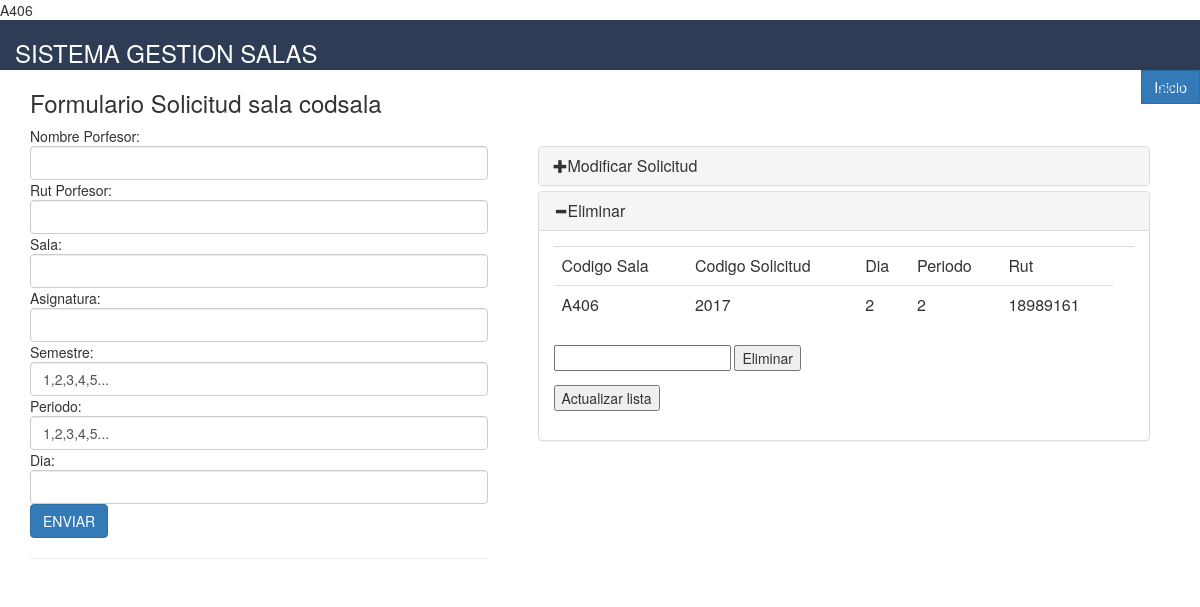
Screenshot of /solicitud.php?id=A406 (signed in) with the database file from the repository.
### tables this page shows
CREATE TABLE `solicitud` (
  `CODSOL` int(20) NOT NULL,
  `DIA` varchar(20) NOT NULL,
  `RAMO` varchar(40) NOT NULL,
  `PERIODO` int(20) NOT NULL,
  `SEMESTRE` varchar(20) NOT NULL,
  `RUT` char(9) NOT NULL,
  `CODSALA` varchar(6) NOT NULL
);

### solicitud.php (the view, shortened to what this page needs)
<?php
$varaibe=$_REQUEST['id'];
 ?>
 <!DOCTYPE html>
 <html>
 <head>
 	  <link rel="stylesheet" type="text/css" href="css/bootstrap.css">
 </head>
 <body>
<div class="col-md-12 "  style="background-color: #2E3D55;  height:50px;">
   <div class="left" ><font color="white"><h3>SISTEMA GESTION SALAS</h3></font>
</div>
  <a href="Loginsession/cerrar_session.php" class="pull-right">Salir</a>
</div>
<div class="pull-right" style="background:  #2D7C79  ;">
<a href='inicio.php' type="button" class="btn btn-primary">Inicio</a>
  </div>
<div class="container">
<h3><p class="left">Formulario Solicitud sala codsala</p></h3>
	<div class="row">
<div class="col-md-5 ">
<form action="operaciones.php"  method="POST" enctype="multipart/form-data" accept-charset="utf-8">
Nombre Porfesor:<input name="nombre" type="text" value="" class="form-control" required />
Rut Porfesor:<input name="rut" type="text"  maxlength="8" value="" class="form-control" required/>
Sala:<input name="sala" type="text"  value="" class="form-control" required/>
Asignatura:<input  name="ramo" type="text"  value="" class="form-control" required/>
Semestre:<input name="semestre"  type="text"  value="1,2,3,4,5..." class="form-control" required/>
Periodo:<input name="periodo"  type="text"  value="1,2,3,4,5..." class="form-control" required/>
Dia:<input name="dia" type="text"  value="" class="form-control" required/>
<input type="submit" value="ENVIAR" class="btn btn-primary" ><hr/>
</div>
<div class="col-md-7">
<!DOCTYPE html>
<html lang="en">
<head>
<link rel="stylesheet" href="https://maxcdn.bootstrapcdn.com/bootstrap/3.3.7/css/bootstrap.min.css">
</head>
<body>
<div class="bs-example">
    <div class="panel-group" id="accordion">
        <div class="panel panel-default">
            <div class="panel-heading">
                <h4 class="panel-title">
                    <a data-toggle="collapse" data-parent="#accordion" href="#collapseOne"><span class="glyphicon glyphicon-plus"></span>Modificar Solicitud</a>
                </h4>
            </div>
        </div>
        <div class="panel panel-default">
        <div class="panel-heading">
            <h4 class="panel-title">
                <a data-toggle="collapse" data-parent="#accordion" href="#collapseTwo"><span class="glyphicon glyphicon-plus"></span>Eliminar</a>
            </h4>
        </div>
        <div id="collapseTwo" class="panel-collapse collapse in">
            <div class="panel-body">
                <p>	<?php
                	require 'conec.php';
					$smt = $conn->prepare("SELECT * FROM Solicitud WHERE CODSALA='$varaibe'" );
					$smt -> execute();
					$resultado= $smt->fetchall();
                	$variable= count($resultado);
                	for ($i=0; $i < $variable ; $i++) {
                		echo "
                		<table class='table table-border' style='border:1px ' >
						<td>Codigo Sala</td>
						<td>Codigo Solicitud</td>
						<td>Dia</td>
						<td>Periodo</td>
						<td>Rut</td>
     <th>
       <tr>
                       <td> ".$resultado[$i]['CODSALA']."</td>
                    <td >".$resultado[$i]['CODSOL']."</td>
                    <td >".$resultado[$i]['DIA']."</td>
                     <td >".$resultado[$i]['PERIODO']."</td>
                      <td >".$resultado[$i]['RUT']."</td>
</th></tr>
      </table>";
                	}
                	?>
                	<?php
                echo "<!DOCTYPE html>
                <html>
                <head>
                	<title></title>
                </head>
                <body>
                <form action='solicitud.php' method='POST'>
                <input type='text' name='codsala'  required=''>
                <button>Eliminar</button>
                </form>
                </body>
                </html>";
                echo "<form action='solicitud.php' method='POST'>
                <button>Actualizar lista</button>
                <form>";
                	?>
                	</p>
            </div>
        </div>
        </div>
    </div>
        </div>
    </div>
</div>
</body>
</html>
 </body>
 </html>

### solicitud.php (style rules this page uses)
.bs-example { margin: 20px; }
.panel-title .glyphicon { font-size: 14px; }

### rows the page displays
solicitud: CODSALA "A406", CODSOL "2017", DIA "2", PERIODO "2", RUT "18989161"
